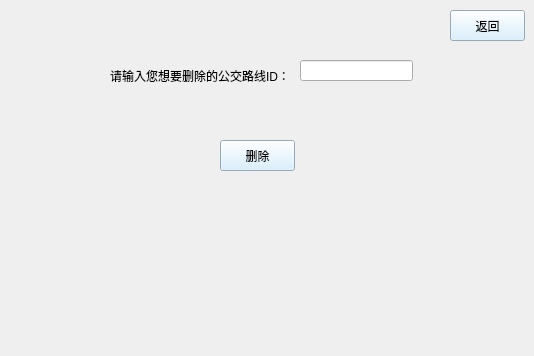
<?xml version="1.0" encoding="UTF-8"?>
<ui version="4.0">
 <class>deleteroute</class>
 <widget class="QWidget" name="deleteroute">
  <property name="geometry">
   <rect>
    <x>0</x>
    <y>0</y>
    <width>534</width>
    <height>356</height>
   </rect>
  </property>
  <property name="minimumSize">
   <size>
    <width>534</width>
    <height>356</height>
   </size>
  </property>
  <property name="maximumSize">
   <size>
    <width>534</width>
    <height>356</height>
   </size>
  </property>
  <property name="windowTitle">
   <string>Form</string>
  </property>
  <property name="styleSheet">
   <string notr="true">#deleteroute{image: url(:/new/prefix1/bus.jpg);}</string>
  </property>
  <widget class="QLabel" name="label">
   <property name="geometry">
    <rect>
     <x>110</x>
     <y>60</y>
     <width>181</width>
     <height>31</height>
    </rect>
   </property>
   <property name="text">
    <string>请输入您想要删除的公交路线ID：</string>
   </property>
  </widget>
  <widget class="QLineEdit" name="lineEdit">
   <property name="geometry">
    <rect>
     <x>300</x>
     <y>60</y>
     <width>113</width>
     <height>21</height>
    </rect>
   </property>
  </widget>
  <widget class="QPushButton" name="pushButton">
   <property name="geometry">
    <rect>
     <x>220</x>
     <y>140</y>
     <width>75</width>
     <height>31</height>
    </rect>
   </property>
   <property name="styleSheet">
    <string notr="true">background-color: rgb(208, 237, 255);</string>
   </property>
   <property name="text">
    <string>删除</string>
   </property>
  </widget>
  <widget class="QPushButton" name="pushButton_2">
   <property name="geometry">
    <rect>
     <x>450</x>
     <y>10</y>
     <width>75</width>
     <height>31</height>
    </rect>
   </property>
   <property name="styleSheet">
    <string notr="true">background-color: rgb(208, 237, 255);</string>
   </property>
   <property name="text">
    <string>返回</string>
   </property>
  </widget>
 </widget>
 <resources/>
 <connections/>
</ui>
